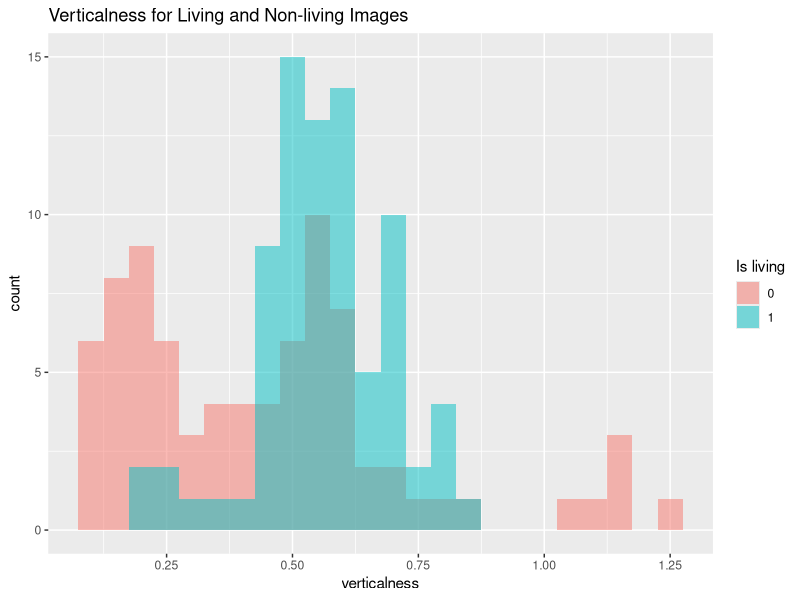

Recreate this plot in R. (Note: this script raises an error after producing the figure.)
library(ggplot2)
library(tidyr)

get_living_loc <- function() {
  return(c(1:40, 61:80, 101:120))  
}

get_non_living_loc <- function() {
  return(c(41:60, 81:100, 121:160))
}

get_all_loc <- function() {
  return(1:160)
}

living_labels <- c("banana", "cherry", "flower", "pear")
# 1.1


#read.csv(config::get())
data <- read.csv("40153557_features.csv")

# classify: nonliving = 0, living = 1
data$dummy.verticalness <- 0
data$dummy.verticalness[data$label %in% living_labels] <- 1

# Make training and test data sets. 80% training, 20% test.

# randomly shuffle rows:
data_shuffled = data[sample(nrow(data)),]

# see data on histogram
# COULD UPDATE WITH A BETTER LEGEND :)
veticalness_histogram <- ggplot(data_shuffled, aes(x = verticalness, fill = as.factor(dummy.verticalness))) +
  geom_histogram(binwidth = 0.05, alpha = 0.5, position = 'identity') +
  ggtitle("Verticalness for Living and Non-living Images") +
  labs(fill=c("Is living"))

print(veticalness_histogram)

# perform linear regression
glmfit <- glm(dummy.verticalness ~ verticalness, 
              data = data_shuffled,
              family = 'binomial')
print("1.1: Linear regression for verticalness:")
print(summary(glmfit))

# create fitted line
values <- seq(min(data_shuffled$verticalness), max(data_shuffled$verticalness), length.out = 1000)
fitted.curve <- data.frame(verticalness = values)
fitted.curve[["dummy.verticalness"]] = predict(glmfit, fitted.curve, type="response")

# plot logistic regression
verticalness_plot <- ggplot(training_data, aes(x=verticalness, y=dummy.verticalness)) + 
  geom_point(aes(colour = factor(dummy.verticalness)), 
             show.legend = T, position="dodge") +
  geom_line(data=fitted.curve, colour="orange", size=1) + 
  ggtitle("Linear regression for Living and Non-living Images Based On Vertical") +
  labs(fill=c("Is living")) 

print(verticalness_plot)
  
